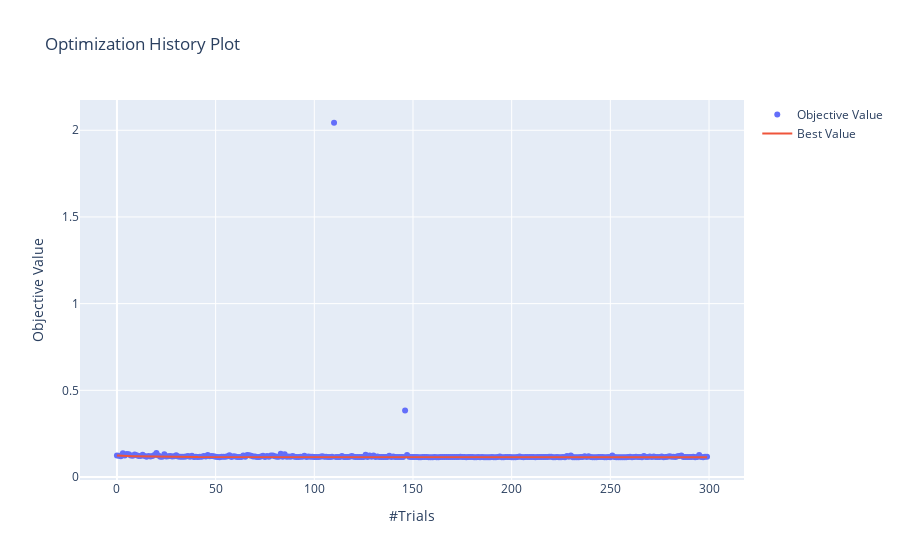

Write notebook code for a chart like this one.
### Code cell
print(
    f'Best Parameter: {study_xgb.best_params}\nBest Score: {study_xgb.best_value}')
optuna.visualization.plot_optimization_history(study_xgb)

### Figure 1 — Plotly figure (JSON) as saved in the notebook; plotly's stock layout.template omitted (floating-point values rounded to 4 significant figures; data arrays with more than 128 entries replaced by an {"elided": "..."} marker saying what was removed)
{"data": [{"mode": "markers", "name": "Objective Value", "type": "scatter", "x": {"elided": "300 int values"}, "y": {"elided": "300 float values"}}, {"name": "Best Value", "type": "scatter", "x": {"elided": "300 int values"}, "y": {"elided": "300 float values"}}], "layout": {"title": {"text": "Optimization History Plot"}, "xaxis": {"title": {"text": "#Trials"}}, "yaxis": {"title": {"text": "Objective Value"}}}}
